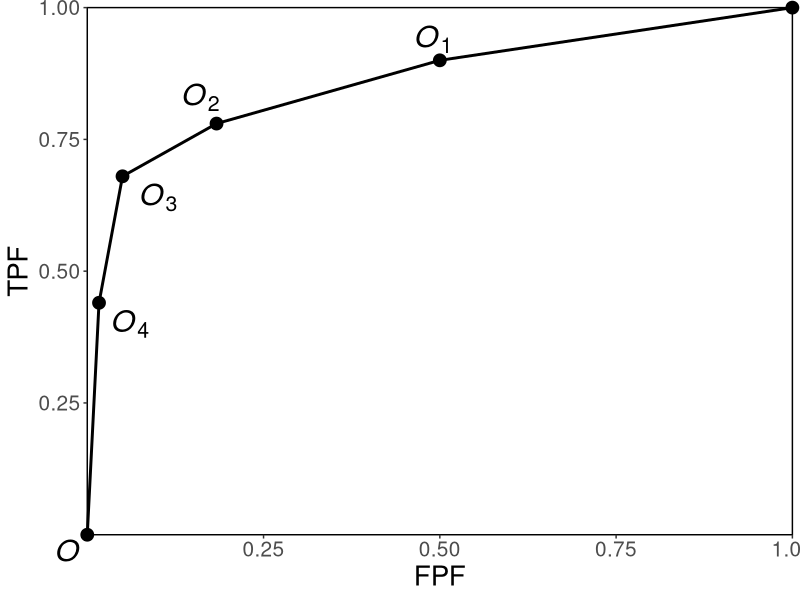
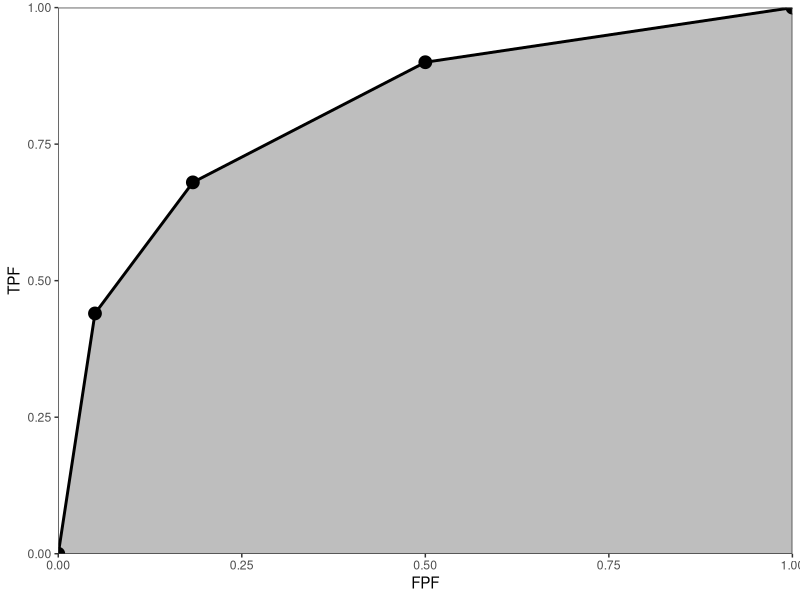
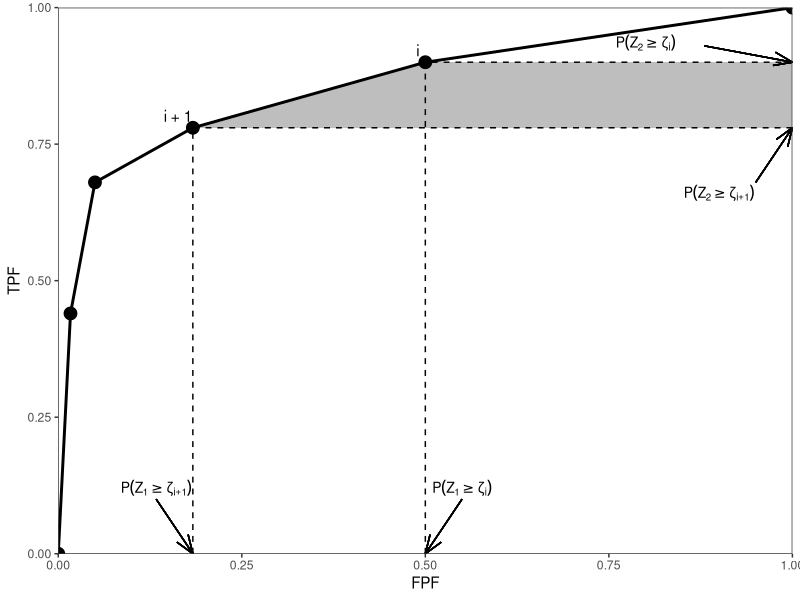

These figures' R source, in order:
## ---- chunk 1
knitr::opts_chunk$set(
  collapse = TRUE,
  comment = "#>"
)
library(kableExtra)
library(ggplot2)
library(grid)
library(caTools)
## ---- chunk 2
df = array(dim = c(2, 11))
df[1,] <- c("N1", "N2", "N3", "N4", "N5", "N6", "N7", "N8", "N9", "N10", "N11")
df[2,] <- c("D1", "D2", "D3", "D4", "D5", "D6", "D7", "", "", "", "")
df <- as.data.frame(df)
colnames(df) <- rep("", 11)
kable(df, caption = "On the need for two indices to label cases in an ROC study.", escape = FALSE)
## ---- chunk 3
K1 <- 60
K2 <- 50
FPF <- c(0, cumsum(rev(c(30, 19, 8, 2, 1))) / K1)
TPF <- c(0, cumsum(rev(c(5, 6, 5, 12, 22))) / K2)

ROCOp <- data.frame(FPF = FPF, TPF = TPF)
ROCPlot <- ggplot(
  data = ROCOp, 
  mapping = aes(x = FPF, y = TPF)) + 
  geom_line(size = 1) + 
  geom_point(size = 4) + 
  theme_bw() + 
  theme(panel.grid.major = element_blank(), 
        panel.grid.minor = element_blank(), 
        panel.border = element_rect(color = "black"), 
        axis.text = element_text(size = 15), 
        axis.title = element_text(size = 20)) +
  scale_x_continuous(
    expand = c(0, 0), 
    breaks = c(0.25, 0.5, 0.75, 1)) + 
  scale_y_continuous(
    expand = c(0, 0), breaks = c(0.25, 0.5, 0.75, 1)) +
  coord_cartesian(ylim = c(0,1), x = c(0,1)) + 
  annotation_custom(
    grob = textGrob(bquote(italic("O")),
                    gp = gpar(fontsize = 22)), 
    xmin = -0.03, xmax = -0.03, 
    ymin = -0.03, ymax = -0.03) + 
  annotation_custom(
    grob = textGrob(bquote(italic(O[4])),
                    gp = gpar(fontsize = 22)), 
    xmin = 0.06, xmax = 0.06, 
    ymin = 0.40, ymax = 0.40) +
  annotation_custom(
    grob = textGrob(bquote(italic(O[3])),
                    gp = gpar(fontsize = 22)), 
    xmin = 0.10, xmax = 0.10, 
    ymin = 0.64, ymax = 0.64) +
  annotation_custom(
    grob = textGrob(bquote(italic(O[2])),
                    gp = gpar(fontsize = 22)), 
    xmin = 0.16, xmax = 0.16, 
    ymin = 0.83, ymax = 0.83) +
  annotation_custom(
    grob = textGrob(bquote(italic(O[1])),
                    gp = gpar(fontsize = 22)), 
    xmin = 0.49, xmax = 0.49, 
    ymin = 0.94, ymax = 0.94)  

p <- ggplotGrob(ROCPlot)
p$layout$clip[p$layout$name=="panel"] <- "off"
grid.draw(p)
## ---- chunk 4
RocOperatingPointsFromRatingsTable <- function( K1, K2 ) {
  
  nOpPts <- length(K1) - 1 # number of op points
  FPF <- array(0,dim = nOpPts)
  TPF <- array(0,dim = nOpPts)
   
  for (r in (nOpPts+1):2) {
    FPF[r-1] <- sum(K1[r:(nOpPts+1)])/sum(K1)
    TPF[r-1] <- sum(K2[r:(nOpPts+1)])/sum(K2)    
  }
  FPF <- rev(FPF)
  TPF <- rev(TPF)
  
  return( list(
    FPF = FPF,
    TPF = TPF
  ) )
}
## ---- chunk 5
RocDataTable = array(dim = c(2,4))
RocDataTable[1,]  <- c(30,19,8,3)
RocDataTable[2,]  <- c(5,11,12,22)

ret  <- RocOperatingPointsFromRatingsTable( 
  RocDataTable[1,], 
  RocDataTable[2,] )
FPF <- ret$FPF
TPF <- ret$TPF

ROC_Points <- data.frame(FPF = FPF, TPF = TPF)
# add the trivial points
ROC_Points <- rbind(
  c(0, 0), 
  ROC_Points, c(1, 1))

shade <- data.frame(
  FPF = c(ROC_Points$FPF, 1), 
  TPF = c(ROC_Points$TPF, 0))

p <- ggplot(ROC_Points, 
            aes(x = FPF, y = TPF) ) + 
  geom_polygon(data = shade, fill = 'grey') + 
  geom_line(size = 1) + 
  geom_point(size = 4) + 
  theme_bw() + 
  theme(
    panel.grid.major = element_blank(), 
    panel.grid.minor = element_blank()) +
  labs(x = expression(FPF)) + 
  labs(y = expression(TPF)) + 
  scale_x_continuous(expand = c(0, 0)) + 
  scale_y_continuous(expand = c(0, 0)) + 
  coord_cartesian(ylim = c(0,1), x = c(0,1))
print(p)
## ---- chunk 6
Wilcoxon <- function (zk1, zk2)
{
  K1 = length(zk1)
  K2 = length(zk2)
  W <- 0
  for (k1 in 1:K1) {
    W <- W + sum(zk1[k1] < zk2)
    W <- W + 0.5 * sum(zk1[k1] == zk2)
  }
  W <- W/K1/K2
  return (W)
}
# K1 and K2 are as in book chapter 5
RocOperatingPoints <- function( K1, K2 ) {
  
  nOpPts <- length(K1) - 1 # number of op points
  FPF <- array(0,dim = nOpPts)
  TPF <- array(0,dim = nOpPts)
   
  for (r in (nOpPts+1):2) {
    FPF[r-1] <- sum(K1[r:(nOpPts+1)])/sum(K1)
    TPF[r-1] <- sum(K2[r:(nOpPts+1)])/sum(K2)    
  }
  FPF <- rev(FPF)
  TPF <- rev(TPF)
  
  return( list(
    FPF = FPF,
    TPF = TPF
  ) )
   
}
## ---- chunk 7
RocCountsTable = array(dim = c(2,5))
RocCountsTable[1,]  <- c(30,19,8,2,1)
RocCountsTable[2,]  <- c(5,6,5,12,22)

zk1  <- rep(1:length(RocCountsTable[1,]),RocCountsTable[1,])#convert frequency table to array
zk2  <- rep(1:length(RocCountsTable[2,]),RocCountsTable[2,])#do:

w  <- Wilcoxon (zk1, zk2)
cat("The wilcoxon statistic is = ", w, "\n")
ret <- RocOperatingPoints(RocCountsTable[1,], RocCountsTable[2,])
FPF <- ret$FPF;FPF <- c(0,FPF,1)
TPF <- ret$TPF;TPF <- c(0,TPF,1)
AUC <- trapz(FPF,TPF) # trapezoidal integration
cat("direct integration yields AUC = ", AUC, "\n")
## ---- chunk 8
RocCountsTable = array(dim = c(2,5))
RocCountsTable[1,]  <- c(30,19,8,2,1)
RocCountsTable[2,]  <- c(5,6,5,12,22)

ret  <- RocOperatingPoints( 
  RocCountsTable[1,], 
  RocCountsTable[2,] )
FPF <- ret$FPF
TPF <- ret$TPF

ROC_Points <- data.frame(
  FPF = FPF, 
  TPF = TPF)
# add the trivial points
ROC_Points <- 
  rbind(c(0, 0), 
        ROC_Points, c(1, 1))

zeta1_x <- ROC_Points$FPF[4]
zeta1_y <- ROC_Points$TPF[4]
zeta1 <- data.frame(
  x = c(zeta1_x, zeta1_x, 1), 
  y = c(0, zeta1_y, zeta1_y))
i1 <- data.frame(
  x = zeta1_x, 
  y = zeta1_y, 
  label = "i + 1")
zeta2_x <- ROC_Points$FPF[5]
zeta2_y <- ROC_Points$TPF[5]
zeta2 <- data.frame(
  x = c(zeta2_x, zeta2_x, 1), 
  y = c(0, zeta2_y, zeta2_y))
i2 <- data.frame(
  x = zeta2_x, 
  y = zeta2_y, 
  label = "i")

shade <- data.frame(
  FPF = c(zeta2_x, zeta1_x, 1, 1), 
  TPF = c(zeta2_y, zeta1_y, zeta1_y, zeta2_y))

p <- ggplot(
  ROC_Points, 
  aes(x = FPF, y = TPF)) + 
  geom_polygon(
    data = shade, 
    fill = 'grey') + 
  geom_line(size = 1) + 
  geom_point(size = 4) + 
  geom_line(
    data = zeta1, 
    aes(x = x, y = y), 
    linetype = 2) + 
  geom_line(
    data = zeta2, 
    aes(x = x, y = y), 
    linetype = 2) +  
  geom_text(
    data = i1, 
    aes(x = x, 
        y = y, 
        label = label), 
    vjust = -0.5, 
    hjust = 1) + 
  geom_text(
    data = i2, 
    aes(x = x, y = y, label = label), 
    vjust = -0.5, hjust = 3) + 
  annotation_custom(
    grob = textGrob(bquote(P(Z[1] >= zeta[i+1])),
                    gp = gpar(fontsize = 10)), 
    xmin = zeta1_x - 0.05, xmax = zeta1_x - 0.05, 
    ymin = 0.12, ymax = 0.12) +
  geom_segment(
    aes(
      x = zeta1_x - 0.05, 
      y = 0.1, 
      xend = zeta1_x, 
      yend = 0), 
    arrow = arrow(angle = 20, length = unit(0.5, "cm"))) + 
  annotation_custom(
    grob = textGrob(bquote(P(Z[1] >= zeta[i])),
                    gp = gpar(fontsize = 10)), 
    xmin = zeta2_x + 0.05, xmax = zeta2_x + 0.05, 
    ymin = 0.12, ymax = 0.12) +
  geom_segment(
    aes(x = zeta2_x + 0.05, 
        y = 0.1, 
        xend = zeta2_x, yend = 0), 
    arrow = arrow(angle = 20, length = unit(0.5, "cm"))) + 
  annotation_custom(
    grob = textGrob(bquote(P(Z[2] >= zeta[i+1])),
                    gp = gpar(fontsize = 10)), 
    xmin = 0.85, xmax = 0.95, 
    ymin = zeta1_y - 0.12, ymax = zeta1_y - 0.12) +
  geom_segment(
    aes(x = 0.95, 
        y = zeta1_y - 0.1, 
        xend = 1, 
        yend = zeta1_y), 
    arrow = arrow(angle = 20, length = unit(0.5, "cm"))) + 
  annotation_custom(
    grob = textGrob(bquote(P(Z[2] >= zeta[i])),
                    gp = gpar(fontsize = 10)), 
    xmin = 0.8, xmax = 0.8, 
    ymin = zeta2_y + 0.05, ymax = zeta2_y + 0.02) +
  geom_segment(
    aes(x = 0.88, 
        y = zeta2_y + 0.03, 
        xend = 1, 
        yend = zeta2_y), 
    arrow = arrow(angle = 20, length = unit(0.5, "cm"))) + 
  theme_bw() + 
  theme(panel.grid.major = element_blank(), 
        panel.grid.minor = element_blank()) +
  scale_x_continuous(expand = c(0, 0)) + 
  scale_y_continuous(expand = c(0, 0)) + 
  coord_cartesian(ylim = c(0,1), x = c(0,1))
print(p)
